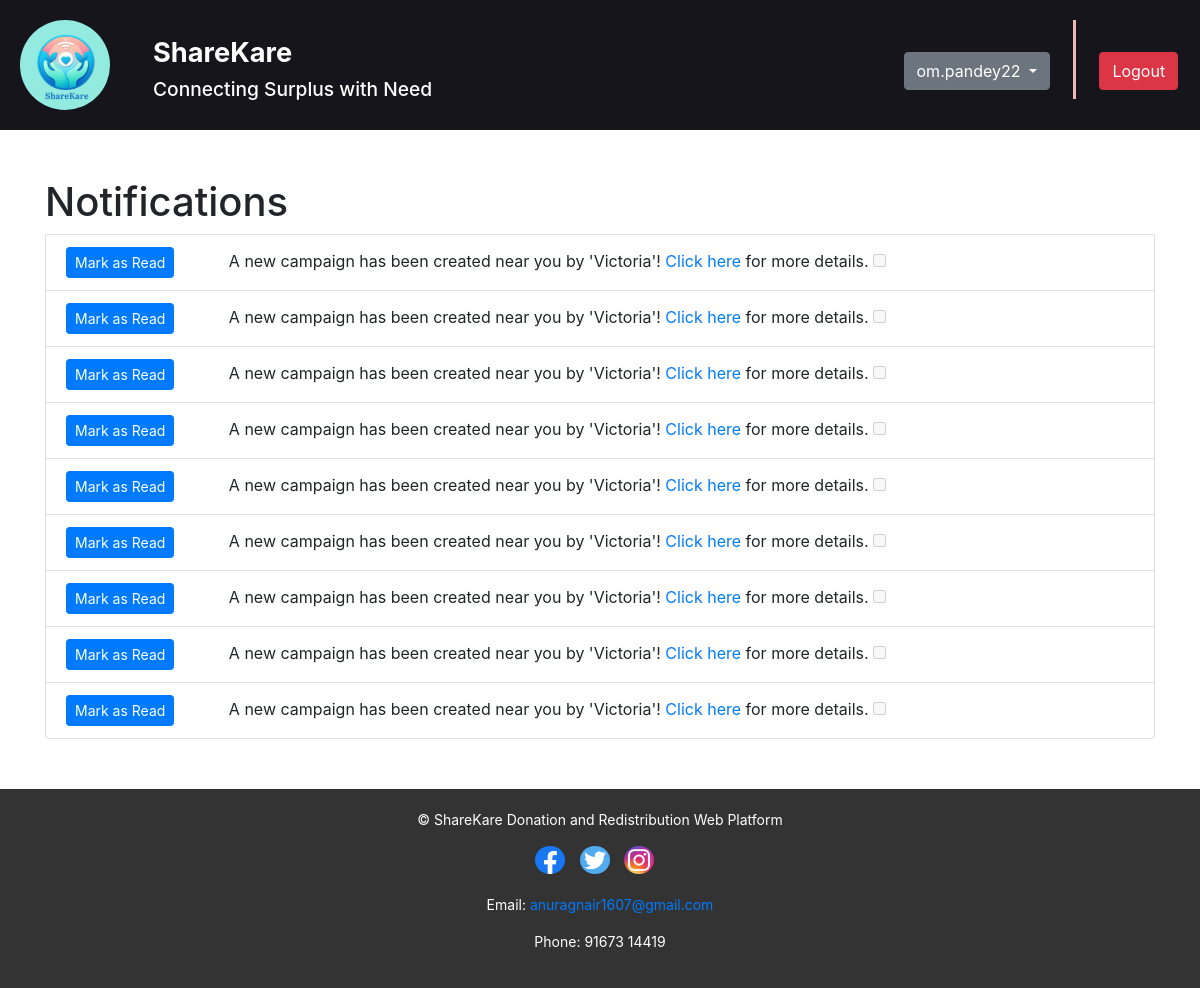
The page /view_notify/ (signed in) on the database its author committed.
### home/models.py (models this page shows, shortened)
class Notification(models.Model):
    user = models.ForeignKey(User, on_delete=models.CASCADE)
    message = models.CharField(max_length=255)
    read = models.BooleanField(default=False)
    created_at = models.DateTimeField(auto_now_add=True)

### home/views.py (the view)
# urls.py: path('view_notify/', views.view_notify, name="view_notify"),
def view_notify(request):
    unread_notifications = Notification.objects.filter(user=request.user, read=False)
    read_notifications = Notification.objects.filter(user=request.user, read=True)
    notifications = list(unread_notifications) + list(read_notifications)
    return render(request, 'notifications.html',{'notifications':notifications})

### templates/notifications.html (shortened to what this page needs)
{% extends 'base1.html' %}
{% load static %}
{% block css %}
<link rel="stylesheet" href="https://cdnjs.cloudflare.com/ajax/libs/font-awesome/5.15.4/css/all.min.css">
{% endblock %}
{% block content %}
<div class="container">
    <ul class="list-group mt-4">
        {% if notifications %}
        <h1 class="mt-4">Notifications</h1>
        {% for notification in notifications %}
        <li id="notification-{{ notification.id }}" class="list-group-item {% if notification.read %}bg-light{% endif %}">
            <form action="{% url 'mark_as_read' %}" method="post" style="display: inline;">
                <button class="btn btn-primary btn-sm" type="submit" {% if notification.read %}disabled{% endif %}>Mark as Read</button>
            </form>
            <span>{{ notification.message | safe }}</span>
            <input type="checkbox" {% if notification.read %}checked{% endif %} disabled>
        </li>
        {% endfor %}
        {% else %}
        <div class="no-notifications">
            <i class="fas fa-bell-slash"></i>
            <p>You have no notifications.</p>
        </div>
        {% endif %}
    </ul>
</div>
{% endblock %}

### templates/base1.html (shortened to what this page needs)
<!DOCTYPE html>
{% load static %}
<html lang="en">
<head>
    {% block css %}{% endblock %}
    <link rel="stylesheet" href="{% static "css/userhome.css" %}"/>
    <link href="https://cdn.jsdelivr.net/npm/bootstrap@5.3.3/dist/css/bootstrap.min.css" rel="stylesheet">
    <link href="https://maxcdn.bootstrapcdn.com/bootstrap/4.5.2/css/bootstrap.min.css" rel="stylesheet">
</head>
<body>
    <header>
        <div class="m_container">
            <div id="left">
                <div>
                    <img src="{% static "images/ShareKare.png" %}" id="logo" alt="ShareCare Logo">
                </div>
                <div id="lrig">
                        <h1>ShareKare</h1>
                        <h3>Connecting Surplus with Need</h3>
                </div>
            </div>
            <div class="dropdown">
            <br>
                <button class="btn btn-secondary dropdown-toggle" type="button" id="dropdownMenuButton" data-bs-toggle="dropdown" aria-expanded="false">
                    {{ request.user }}
                </button>
            </div>
            <div class="vl"></div>
            <div id="user1">
                <a id ="link" href="{% url 'logout' %}"><button class="btn btn-danger" onclick="logout()">Logout</button></a>
            </div>
        </div>
    </header>
    <div class="content">
        {% block content %}
        {% endblock %}
    </div>
    <footer>
        <div class="m_container" id="last">
            <div class="footer-content">
                <p>&copy; ShareKare Donation and Redistribution Web Platform</p>
                <div class="social-media">
                    <a href="https://www.facebook.com/profile.php?id=100084735663295"><img src="{% static "images/facebook.png" %}" alt="Facebook"></a>
                    <a href="https://twitter.com/PushapRaina"><img src="{% static "images/twitter.png" %}" alt="Twitter"></a>
                    <a href="https://www.instagram.com/dope.music.official_?igsh=MWF5MTNlNGtqNmNxaA%3D%3D&utm_source=qr"><img src="{% static "images/instagram.jpg" %}" alt="Instagram"></a>
                </div>
                <div class="contact-info">
                    <p>Email: <a href="mailto:anuragnair1607@gmail.com">anuragnair1607@gmail.com</a></p>
                    <p>Phone: 91673 14419</p>
                </div>
            </div>
        </div>
    </footer>
</body>
</html>

### static/css/userhome.css (style rules this page uses)
* { margin: 0; padding: 0; box-sizing: border-box; height: auto; }
body { font-family: 'Arial', sans-serif; background-color: #d8eafd; overflow-x: hidden; }
#left h1 { font-size: 1.7rem; }
#left h3 { font-size: 1.2rem; }
#lrig { margin-top: 2%; }
.dropdown { margin-top: 8px; }
.m_container { top: 0; max-width: 1600px; margin: 0 auto; padding: 0 20px; display: flex; flex-wrap: wrap; justify-content: center; gap: 2% }
#logo { height: 90px; width: 90px; border-radius: 50%; }
#left { display: flex; flex: 1; gap: 5%; }
.vl { border-left: 3px solid rgb(242, 183, 183); height: auto; margin-bottom: 1%; }
#link { color: white; font-size: 1.2rem; }
header { background-color: #17151c; color: #fff; padding: 20px 0; top: 0; height: fit-content; }
header h1 { font-size: 24px; font-weight: bold; }
footer { background-color: #333; color: #fff; padding: 20px 0; text-align: center; position: relative; bottom: 0; margin-top: 50px; width: 100%; height: 10%; }
footer p { font-size: 14px; }
.footer-content { display: flex; flex-direction: column; align-items: center; }
.social-media { margin-bottom: 10px; }
.social-media a { margin-right: 10px; }
.social-media img { width: 30px; height: auto; border-radius: 50%; }
.contact-info { font-size: 14px; margin-top: 10px; }
html { scroll-behavior: smooth; }
form { margin-right: 50px; margin-top: 25px; }
#user1 { margin-right: 1%; margin-top: 30px; width: 69px; height: 35px; text-align: center; padding-top: 2px; border-radius: 10%; }

### rows shown on the page
Notification: message "A new campaign has been created near you by 'Victoria'! Click here for more details."
Notification: message "A new campaign has been created near you by 'Victoria'! Click here for more details."
Notification: message "A new campaign has been created near you by 'Victoria'! Click here for more details."
Notification: message "A new campaign has been created near you by 'Victoria'! Click here for more details."
Notification: message "A new campaign has been created near you by 'Victoria'! Click here for more details."
Notification: message "A new campaign has been created near you by 'Victoria'! Click here for more details."
Notification: message "A new campaign has been created near you by 'Victoria'! Click here for more details."
Notification: message "A new campaign has been created near you by 'Victoria'! Click here for more details."
Notification: message "A new campaign has been created near you by 'Victoria'! Click here for more details."

### other values the page prints
{{ request.user }} "om.pandey22"
